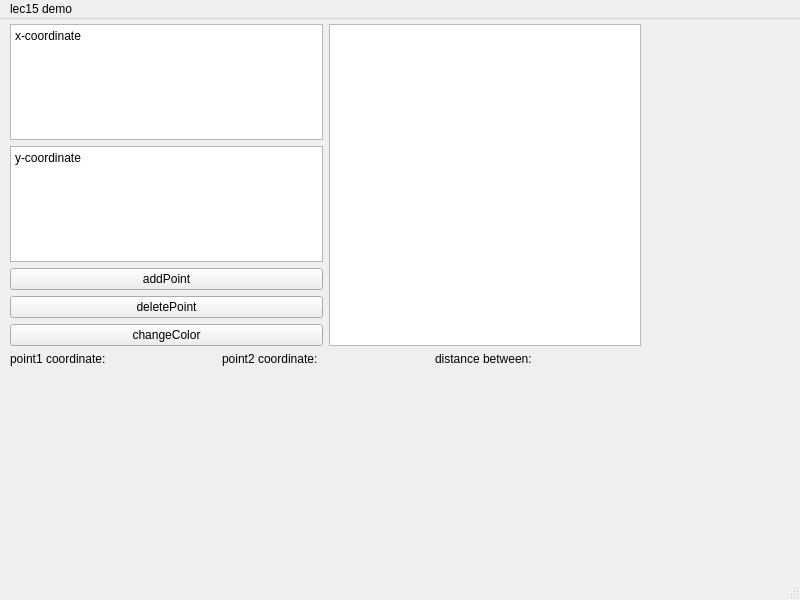
<?xml version="1.0" encoding="UTF-8"?>
<ui version="4.0">
 <class>MainWindow</class>
 <widget class="QMainWindow" name="MainWindow">
  <property name="geometry">
   <rect>
    <x>0</x>
    <y>0</y>
    <width>800</width>
    <height>600</height>
   </rect>
  </property>
  <property name="windowTitle">
   <string>MainWindow</string>
  </property>
  <widget class="QWidget" name="centralwidget">
   <widget class="QWidget" name="verticalLayoutWidget_2">
    <property name="geometry">
     <rect>
      <x>10</x>
      <y>5</y>
      <width>631</width>
      <height>342</height>
     </rect>
    </property>
    <layout class="QVBoxLayout" name="verticalLayout_2">
     <item>
      <layout class="QHBoxLayout" name="horizontalLayout_2">
       <item>
        <layout class="QVBoxLayout" name="verticalLayout">
         <property name="spacing">
          <number>6</number>
         </property>
         <item>
          <widget class="QTextEdit" name="input_x">
           <property name="html">
            <string>&lt;!DOCTYPE HTML PUBLIC &quot;-//W3C//DTD HTML 4.0//EN&quot; &quot;http://www.w3.org/TR/REC-html40/strict.dtd&quot;&gt;
&lt;html&gt;&lt;head&gt;&lt;meta name=&quot;qrichtext&quot; content=&quot;1&quot; /&gt;&lt;meta charset=&quot;utf-8&quot; /&gt;&lt;style type=&quot;text/css&quot;&gt;
p, li { white-space: pre-wrap; }
hr { height: 1px; border-width: 0; }
li.unchecked::marker { content: &quot;\2610&quot;; }
li.checked::marker { content: &quot;\2612&quot;; }
&lt;/style&gt;&lt;/head&gt;&lt;body style=&quot; font-family:'Segoe UI'; font-size:9pt; font-weight:400; font-style:normal;&quot;&gt;
&lt;p style=&quot; margin-top:0px; margin-bottom:0px; margin-left:0px; margin-right:0px; -qt-block-indent:0; text-indent:0px;&quot;&gt;x-coordinate&lt;/p&gt;&lt;/body&gt;&lt;/html&gt;</string>
           </property>
          </widget>
         </item>
         <item>
          <widget class="QTextEdit" name="input_y">
           <property name="html">
            <string>&lt;!DOCTYPE HTML PUBLIC &quot;-//W3C//DTD HTML 4.0//EN&quot; &quot;http://www.w3.org/TR/REC-html40/strict.dtd&quot;&gt;
&lt;html&gt;&lt;head&gt;&lt;meta name=&quot;qrichtext&quot; content=&quot;1&quot; /&gt;&lt;meta charset=&quot;utf-8&quot; /&gt;&lt;style type=&quot;text/css&quot;&gt;
p, li { white-space: pre-wrap; }
hr { height: 1px; border-width: 0; }
li.unchecked::marker { content: &quot;\2610&quot;; }
li.checked::marker { content: &quot;\2612&quot;; }
&lt;/style&gt;&lt;/head&gt;&lt;body style=&quot; font-family:'Segoe UI'; font-size:9pt; font-weight:400; font-style:normal;&quot;&gt;
&lt;p style=&quot; margin-top:0px; margin-bottom:0px; margin-left:0px; margin-right:0px; -qt-block-indent:0; text-indent:0px;&quot;&gt;y-coordinate&lt;/p&gt;&lt;/body&gt;&lt;/html&gt;</string>
           </property>
          </widget>
         </item>
         <item>
          <widget class="QPushButton" name="push_add">
           <property name="text">
            <string>addPoint</string>
           </property>
          </widget>
         </item>
         <item>
          <widget class="QPushButton" name="push_delete">
           <property name="text">
            <string>deletePoint</string>
           </property>
          </widget>
         </item>
         <item>
          <widget class="QPushButton" name="push_change">
           <property name="text">
            <string>changeColor</string>
           </property>
          </widget>
         </item>
        </layout>
       </item>
       <item>
        <widget class="QGraphicsView" name="graphicsView"/>
       </item>
      </layout>
     </item>
     <item>
      <layout class="QHBoxLayout" name="horizontalLayout">
       <item>
        <widget class="QLabel" name="lab_p1xy">
         <property name="text">
          <string>point1 coordinate:</string>
         </property>
        </widget>
       </item>
       <item>
        <widget class="QLabel" name="lab_p2xy">
         <property name="text">
          <string>point2 coordinate:</string>
         </property>
        </widget>
       </item>
       <item>
        <widget class="QLabel" name="lab_distance">
         <property name="text">
          <string>distance between: </string>
         </property>
        </widget>
       </item>
      </layout>
     </item>
    </layout>
   </widget>
  </widget>
  <widget class="QMenuBar" name="menubar">
   <property name="geometry">
    <rect>
     <x>0</x>
     <y>0</y>
     <width>800</width>
     <height>21</height>
    </rect>
   </property>
   <widget class="QMenu" name="menulec15_demo">
    <property name="title">
     <string>lec15 demo</string>
    </property>
   </widget>
   <addaction name="menulec15_demo"/>
  </widget>
  <widget class="QStatusBar" name="statusbar"/>
 </widget>
 <resources/>
 <connections/>
</ui>
